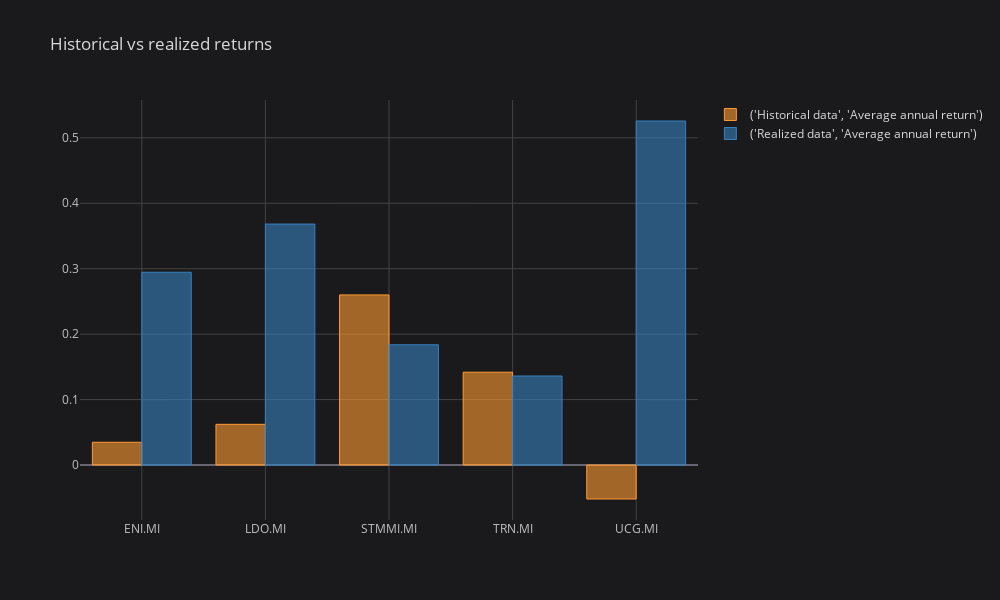
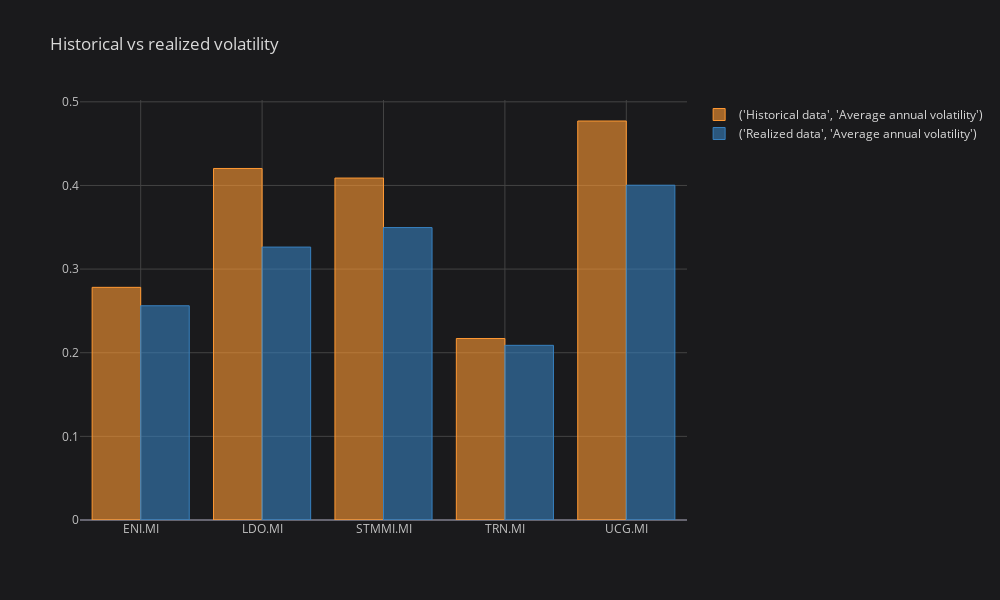

Write notebook code for charts like these, in order.
### Code cell
# Compare historical and realized data with bar plots
comparison_df.loc[:,(slice(None),'Average annual return')].iplot(kind='bar',title='Historical vs realized returns')
comparison_df.loc[:,(slice(None),'Average annual volatility')].iplot(kind='bar',title='Historical vs realized volatility')

### Figure 1 — Plotly figure (JSON) as saved in the notebook; plotly's stock layout.template omitted (floating-point values rounded to 4 significant figures)
{"data": [{"marker": {"color": "rgba(255, 153, 51, 0.6)", "line": {"color": "rgba(255, 153, 51, 1.0)", "width": 1}}, "name": "('Historical data', 'Average annual return')", "orientation": "v", "text": "", "type": "bar", "x": ["ENI.MI", "LDO.MI", "STMMI.MI", "TRN.MI", "UCG.MI"], "y": [0.03476, 0.06217, 0.26, 0.1418, -0.05193]}, {"marker": {"color": "rgba(55, 128, 191, 0.6)", "line": {"color": "rgba(55, 128, 191, 1.0)", "width": 1}}, "name": "('Realized data', 'Average annual return')", "orientation": "v", "text": "", "type": "bar", "x": ["ENI.MI", "LDO.MI", "STMMI.MI", "TRN.MI", "UCG.MI"], "y": [0.2946, 0.3682, 0.1837, 0.136, 0.5257]}], "layout": {"height": 600, "legend": {"bgcolor": "#1A1A1C", "font": {"color": "#D9D9D9"}}, "paper_bgcolor": "#1A1A1C", "plot_bgcolor": "#1A1A1C", "title": {"font": {"color": "#D9D9D9"}, "text": "Historical vs realized returns"}, "width": 1000, "xaxis": {"gridcolor": "#434343", "showgrid": true, "tickfont": {"color": "#C2C2C2"}, "title": {"font": {"color": "#D9D9D9"}, "text": ""}, "zerolinecolor": "#666570"}, "yaxis": {"gridcolor": "#434343", "showgrid": true, "tickfont": {"color": "#C2C2C2"}, "title": {"font": {"color": "#D9D9D9"}, "text": ""}, "zerolinecolor": "#666570"}}}

### Figure 2 — Plotly figure (JSON) as saved in the notebook; plotly's stock layout.template omitted (floating-point values rounded to 4 significant figures)
{"data": [{"marker": {"color": "rgba(255, 153, 51, 0.6)", "line": {"color": "rgba(255, 153, 51, 1.0)", "width": 1}}, "name": "('Historical data', 'Average annual volatility')", "orientation": "v", "text": "", "type": "bar", "x": ["ENI.MI", "LDO.MI", "STMMI.MI", "TRN.MI", "UCG.MI"], "y": [0.2782, 0.4203, 0.4089, 0.217, 0.4771]}, {"marker": {"color": "rgba(55, 128, 191, 0.6)", "line": {"color": "rgba(55, 128, 191, 1.0)", "width": 1}}, "name": "('Realized data', 'Average annual volatility')", "orientation": "v", "text": "", "type": "bar", "x": ["ENI.MI", "LDO.MI", "STMMI.MI", "TRN.MI", "UCG.MI"], "y": [0.2562, 0.3263, 0.3497, 0.2089, 0.4003]}], "layout": {"height": 600, "legend": {"bgcolor": "#1A1A1C", "font": {"color": "#D9D9D9"}}, "paper_bgcolor": "#1A1A1C", "plot_bgcolor": "#1A1A1C", "title": {"font": {"color": "#D9D9D9"}, "text": "Historical vs realized volatility"}, "width": 1000, "xaxis": {"gridcolor": "#434343", "showgrid": true, "tickfont": {"color": "#C2C2C2"}, "title": {"font": {"color": "#D9D9D9"}, "text": ""}, "zerolinecolor": "#666570"}, "yaxis": {"gridcolor": "#434343", "showgrid": true, "tickfont": {"color": "#C2C2C2"}, "title": {"font": {"color": "#D9D9D9"}, "text": ""}, "zerolinecolor": "#666570"}}}
